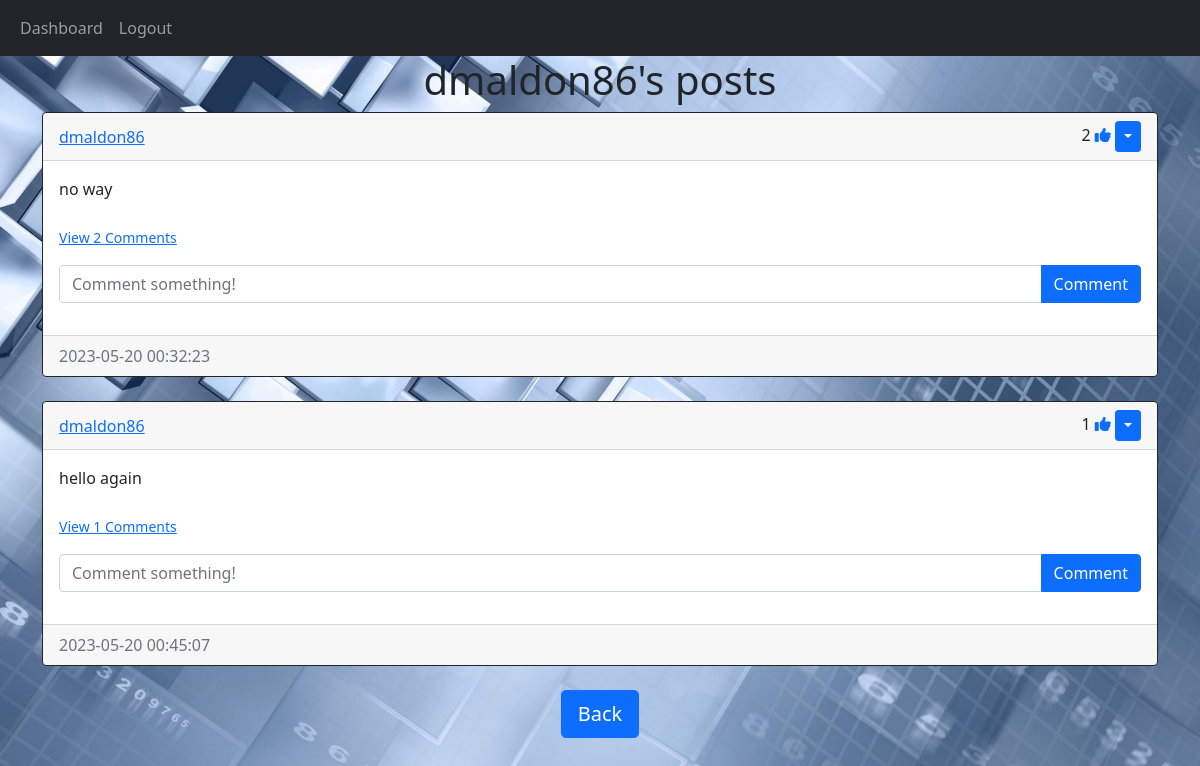
The page /posts/dmaldon86 (signed in) on the database its author committed.
### website/models.py (models this page shows)
class User(db.Model, UserMixin):
    id = db.Column(db.Integer, primary_key=True)
    email = db.Column(db.String(150), unique=True)
    username = db.Column(db.String(150), unique=True)
    password = db.Column(db.String(150))
    date_created = db.Column(db.DateTime(timezone=True), default=func.now())
    posts = db.relationship("Post", backref="user", passive_deletes=True)
    comments = db.relationship("Comment", backref="user", passive_deletes=True)
    likes = db.relationship("Like", backref="user", passive_deletes=True)

class Post(db.Model):
    id = db.Column(db.Integer, primary_key=True)
    text = db.Column(db.Text, nullable=False)
    date_created = db.Column(db.DateTime(timezone=True), default=func.now())
    author = db.Column(
        db.Integer, db.ForeignKey("user.id", ondelete="CASCADE"), nullable=False
    )
    comments = db.relationship("Comment", backref="post", passive_deletes=True)
    likes = db.relationship("Like", backref="post", passive_deletes=True)

### website/views.py (the view)
@views.route("/posts/<username>")
@login_required
def posts(username):
    user = User.query.filter_by(username=username).first()
    if not user:
        flash("No user with that username exists.", category="error")
        return redirect(url_for("views.dashboard"))
    posts = user.posts
    return render_template(
        "posts.html", user=current_user, posts=posts, username=username
    )

### website/__init__.py (called while the page is built)
def create_app():
    app = Flask(__name__)
    app.config["SECRET_KEY"] = "helloworld"
    app.config["SQLALCHEMY_DATABASE_URI"] = f"sqlite:///{DB_NAME}"
    db.init_app(app)
    from .views import views
    from .auth import auth
    app.register_blueprint(views, url_prefix="/")
    app.register_blueprint(auth, url_prefix="/")
    from .models import User, Post, Comment, Like
    create_database(app)
    login_manager = LoginManager()
    login_manager.login_view = "auth.login"
    login_manager.init_app(app)
    @login_manager.user_loader
    def load_user(id):
        return User.query.get(int(id))
    return app

### website/templates/posts.html (shortened to what this page needs)
{% extends "posts_div.html" %}  {% block header %} {{username}}'s posts {% endblock %} {% block
footer %}
<div align="center">
  <a href="/dashboard"
    ><button type="button" class="btn btn-primary btn-lg">Back</button></a
  >
</div>
{% endblock %}

### website/templates/posts_div.html (shortened to what this page needs)
{% extends "base.html" %} {% block title %}Dashboard{% endblock %} {% block
content %}
<h1 align="center">{% block header %}Technology Posts{% endblock %}</h1>
<div id="posts">
  {% for post in posts %}
  <div class="card border-dark">
    <div class="card-header d-flex justify-content-between align-items-center">
      <a href="/posts/{{post.user.username}}">{{post.user.username}}</a>
      <div>
        {{ post.likes|length }}{% if user.id in
        post.likes|map(attribute="author")|list %}
        <a href="/like-post/{{post.id}}"><i class="fas fa-thumbs-up"></i></a>
        {% else %}
        <a href="/like-post/{{post.id}}"><i class="far fa-thumbs-up"></i></a>
        {% endif %} {% if user.id == post.author %}
        <div class="btn-group">
          <button
            type="button"
            class="btn btn-sm btn-primary dropdown-toggle"
            data-bs-toggle="dropdown"
          ></button>
        </div>
        {% endif %}
      </div>
    </div>
    <div class="card-body">
      <div class="card-text">{{post.text}}</div>
      <br />
      <p class="card-text">
        {% if post.comments|length > 0 %}
        <a data-bs-toggle="collapse" href="#comments-{{post.id}}" role="button">
          <small>View {{post.comments|length}} Comments</small>
        </a>
        {% else %}
        <small class="text-muted">No Comments</small>
        {% endif %}
      </p>
      <form
        class="input-group mb-3"
        method="POST"
        action="/create-comment/{{post.id}}"
      >
        <input
          type="text"
          id="text"
          name="text"
          class="form-control"
          placeholder="Comment something!"
        />
        <button type="submit" class="btn btn-primary">Comment</button>
      </form>
    </div>
    <div class="card-footer text-muted">{{post.date_created}}</div>
  </div>
  <br />
  {% endfor %}
</div>
{% block footer %}{% endblock %} {% endblock %}

### website/templates/base.html (shortened to what this page needs)
<!DOCTYPE html>
<html lang="en">
  <head>
    <link
      href="https://cdn.jsdelivr.net/npm/bootstrap@5.0.2/dist/css/bootstrap.min.css"
      rel="stylesheet"
    />
  </head>
  <body>
    <nav class="navbar navbar-expand-lg navbar-dark bg-dark">
      <div class="container-fluid">
        <div class="collapse navbar-collapse" id="navbar">
          <div class="navbar-nav">
            <a class="nav-item nav-link" href="/dashboard">Dashboard</a>
            {% if user.is_authenticated %}
            <a class="nav-item nav-link" href="/logout">Logout</a>
            {% else %}
            <a class="nav-item nav-link" href="/login">Login</a>
            <a class="nav-item nav-link" href="/signup">Sign Up</a>
            {% endif %}
          </div>
        </div>
      </div>
    </nav>
    <div class="container">{% block content %}{% endblock %}</div>
  </body>
</html>

### website/templates/base.html (style rules this page uses)
body { background-color: #6a7ca3; }
body { background-image: url(static/tech.jpg); background-repeat: no-repeat; background-position: center center; background-attachment: fixed; background-size: cover; }

### rows shown on the page
User: username "dmaldon86"
Post: user.username "dmaldon86", likes|length "2", text "no way", comments|length "2", date_created "2023-05-20 00:32:23"
Post: user.username "dmaldon86", likes|length "1", text "hello again", comments|length "1", date_created "2023-05-20 00:45:07"
